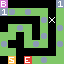

This is a level from a 2D game, rendered from its Tiled map with the project's own tilesets. A one-line summary and the complete map file follow:
An orthogonal 8x8 tile map with 8x8 px tiles, 1 tile layer (tiles).

<map version="1.4" tiledversion="1.4.2" orientation="orthogonal" renderorder="right-down" width="8" height="8" tilewidth="8" tileheight="8" infinite="0" nextlayerid="3" nextobjectid="1">
 <properties>
  <property name="title" value="Bruh" />
 </properties>
 <tileset firstgid="1" source="tilemap.tsx" />
 <layer id="1" name="tiles" width="8" height="8">
  <data encoding="csv">
5,0,0,0,0,0,0,6,
6,7,1,7,1,1,0,1,
0,0,0,0,0,7,4,1,
0,1,7,1,0,1,0,7,
1,1,0,1,0,7,0,1,
7,0,0,1,7,1,0,7,
1,1,0,0,0,0,0,1,
0,3,0,2,1,7,1,1
</data>
 </layer>
</map>
